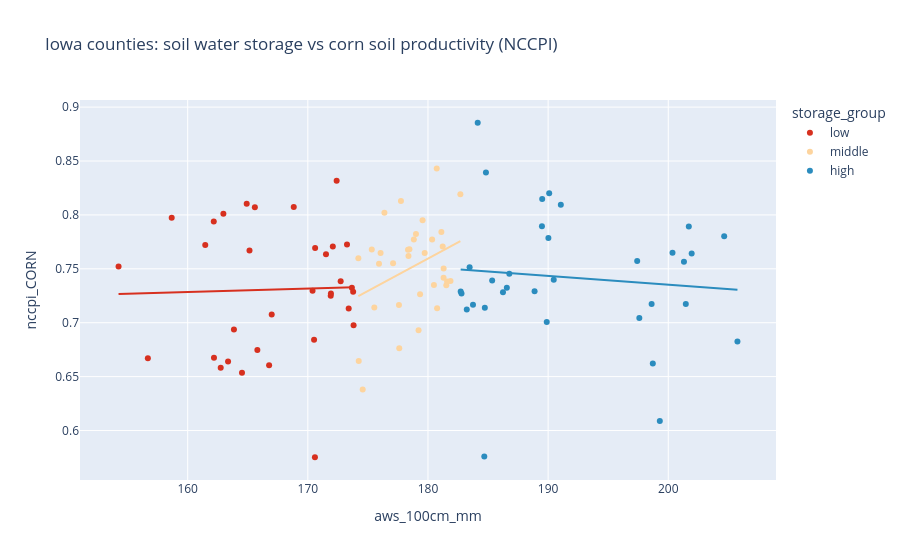

Source (notebook cell):
### Markdown cell above
---
## Step 2 — Are the groups fair to compare?

### Storage vs soil quality

### Code cell
cols = ["aws_100cm_mm", "droughty_pct", "nccpi_CORN", "nccpi_SOYBEANS", "nccpi_sg"]
print("Pearson correlation across the 99 Iowa counties:")
display(county[cols].corr(method="pearson").round(3))
print("Spearman (rank) correlation:")
display(county[cols].corr(method="spearman").round(3))

for c in ["nccpi_CORN", "nccpi_SOYBEANS"]:
    r = county["aws_100cm_mm"].corr(county[c])
    rho = county["aws_100cm_mm"].corr(county[c], method="spearman")
    print(f"aws_100cm_mm vs {c}: Pearson r = {r:.3f}, Spearman rho = {rho:.3f}")

fig = px.scatter(county, x="aws_100cm_mm", y="nccpi_CORN", color=COL_GROUP,
                 color_discrete_map=GROUP_COLORS, category_orders={COL_GROUP: GROUP_LABELS},
                 hover_name="county_name", trendline="ols",
                 title="Iowa counties: soil water storage vs corn soil productivity (NCCPI)")
fig.show()

### Figure 1 — Plotly figure (JSON) as saved in the notebook; plotly's stock layout.template omitted (floating-point values rounded to 4 significant figures)
{"data": [{"hovertemplate": "<b>%{hovertext}</b><br><br>storage_group=low<br>aws_100cm_mm=%{x}<br>nccpi_CORN=%{y}<extra></extra>", "hovertext": ["Allamakee County", "Appanoose County", "Benton County", "Black Hawk County", "Bremer County", "Buchanan County", "Butler County", "Chickasaw County", "Clarke County", "Davis County", "Decatur County", "Delaware County", "Dubuque County", "Fayette County", "Floyd County", "Hamilton County", "Howard County", "Jefferson County", "Lee County", "Linn County", "Louisa County", "Lucas County", "Marion County", "Mitchell County", "Monroe County", "Muscatine County", "Ringgold County", "Van Buren County", "Wapello County", "Wayne County", "Webster County", "Worth County", "Wright County"], "legendgroup": "low", "marker": {"color": "#d7301f", "symbol": "circle"}, "mode": "markers", "name": "low", "orientation": "v", "showlegend": true, "type": "scatter", "x": [170.6, 162.2, 172.4, 161.5, 154.2, 162.2, 163.0, 165.6, 163.8, 163.4, 162.7, 170.6, 173.8, 172.1, 158.7, 171.9, 168.8, 172.7, 170.5, 165.1, 170.4, 164.5, 171.9, 164.9, 166.8, 171.5, 167.0, 165.8, 173.4, 156.7, 173.7, 173.3, 173.8], "xaxis": "x", "y": [0.5752, 0.6676, 0.8317, 0.7722, 0.7522, 0.7938, 0.801, 0.807, 0.6938, 0.664, 0.6582, 0.7694, 0.6977, 0.7706, 0.7974, 0.7251, 0.8073, 0.7385, 0.6842, 0.7669, 0.7296, 0.6537, 0.727, 0.8104, 0.6605, 0.7636, 0.7077, 0.6747, 0.7131, 0.667, 0.7325, 0.7726, 0.7288], "yaxis": "y"}, {"hovertemplate": "<b>OLS trendline</b><br>nccpi_CORN = 0.00031287 * aws_100cm_mm + 0.678428<br>R<sup>2</sup>=0.000796<br><br>storage_group=low<br>aws_100cm_mm=%{x}<br>nccpi_CORN=%{y} <b>(trend)</b><extra></extra>", "legendgroup": "low", "marker": {"color": "#d7301f", "symbol": "circle"}, "mode": "lines", "name": "low", "showlegend": false, "type": "scatter", "x": [154.2, 156.7, 158.7, 161.5, 162.2, 162.2, 162.7, 163.0, 163.4, 163.8, 164.5, 164.9, 165.1, 165.6, 165.8, 166.8, 167.0, 168.8, 170.4, 170.5, 170.6, 170.6, 171.5, 171.9, 171.9, 172.1, 172.4, 172.7, 173.3, 173.4, 173.7, 173.8, 173.8], "xaxis": "x", "y": [0.7267, 0.7274, 0.7281, 0.7289, 0.7292, 0.7292, 0.7293, 0.7294, 0.7295, 0.7297, 0.7299, 0.73, 0.7301, 0.7302, 0.7303, 0.7306, 0.7307, 0.7312, 0.7317, 0.7318, 0.7318, 0.7318, 0.7321, 0.7322, 0.7322, 0.7323, 0.7324, 0.7325, 0.7326, 0.7327, 0.7328, 0.7328, 0.7328], "yaxis": "y"}, {"hovertemplate": "<b>%{hovertext}</b><br><br>storage_group=middle<br>aws_100cm_mm=%{x}<br>nccpi_CORN=%{y}<extra></extra>", "hovertext": ["Adair County", "Adams County", "Boone County", "Calhoun County", "Cedar County", "Cerro Gordo County", "Clayton County", "Clinton County", "Des Moines County", "Dickinson County", "Franklin County", "Guthrie County", "Henry County", "Humboldt County", "Iowa County", "Jackson County", "Jasper County", "Johnson County", "Jones County", "Keokuk County", "Kossuth County", "Madison County", "Mahaska County", "Palo Alto County", "Pocahontas County", "Poweshiek County", "Scott County", "Tama County", "Taylor County", "Union County", "Warren County", "Washington County", "Winneshiek County"], "legendgroup": "middle", "marker": {"color": "#fdd49e", "symbol": "circle"}, "mode": "markers", "name": "middle", "orientation": "v", "showlegend": true, "type": "scatter", "x": [181.1, 177.6, 179.2, 181.3, 180.7, 175.3, 174.2, 181.2, 178.3, 181.6, 179.7, 180.5, 178.4, 181.9, 174.2, 174.6, 176.4, 176.1, 177.1, 175.9, 181.5, 180.8, 178.8, 179.3, 181.3, 177.7, 182.7, 179.6, 178.5, 179.0, 177.6, 180.3, 175.5], "xaxis": "x", "y": [0.7842, 0.6764, 0.6929, 0.7504, 0.8431, 0.768, 0.6646, 0.7707, 0.7677, 0.7383, 0.7646, 0.735, 0.7619, 0.7387, 0.7599, 0.6381, 0.8019, 0.7647, 0.7552, 0.7547, 0.7347, 0.7135, 0.7771, 0.7263, 0.7416, 0.813, 0.8191, 0.795, 0.7682, 0.7822, 0.7165, 0.7771, 0.7142], "yaxis": "y"}, {"hovertemplate": "<b>OLS trendline</b><br>nccpi_CORN = 0.00601564 * aws_100cm_mm + -0.323359<br>R<sup>2</sup>=0.111916<br><br>storage_group=middle<br>aws_100cm_mm=%{x}<br>nccpi_CORN=%{y} <b>(trend)</b><extra></extra>", "legendgroup": "middle", "marker": {"color": "#fdd49e", "symbol": "circle"}, "mode": "lines", "name": "middle", "showlegend": false, "type": "scatter", "x": [174.2, 174.2, 174.6, 175.3, 175.5, 175.9, 176.1, 176.4, 177.1, 177.6, 177.6, 177.7, 178.3, 178.4, 178.5, 178.8, 179.0, 179.2, 179.3, 179.6, 179.7, 180.3, 180.5, 180.7, 180.8, 181.1, 181.2, 181.3, 181.3, 181.5, 181.6, 181.9, 182.7], "xaxis": "x", "y": [0.7246, 0.7248, 0.7268, 0.7313, 0.7326, 0.7349, 0.7357, 0.7376, 0.742, 0.7449, 0.7451, 0.7459, 0.7495, 0.7497, 0.7502, 0.7524, 0.7534, 0.7547, 0.7555, 0.7567, 0.7578, 0.7615, 0.7624, 0.7638, 0.764, 0.7661, 0.7668, 0.7673, 0.7673, 0.7686, 0.769, 0.7707, 0.7757], "yaxis": "y"}, {"hovertemplate": "<b>%{hovertext}</b><br><br>storage_group=high<br>aws_100cm_mm=%{x}<br>nccpi_CORN=%{y}<extra></extra>", "hovertext": ["Audubon County", "Buena Vista County", "Carroll County", "Cass County", "Cherokee County", "Clay County", "Crawford County", "Dallas County", "Emmet County", "Fremont County", "Greene County", "Grundy County", "Hancock County", "Hardin County", "Harrison County", "Ida County", "Lyon County", "Marshall County", "Mills County", "Monona County", "Montgomery County", "O'Brien County", "Osceola County", "Page County", "Plymouth County", "Polk County", "Pottawattamie County", "Sac County", "Shelby County", "Sioux County", "Story County", "Winnebago County", "Woodbury County"], "legendgroup": "high", "marker": {"color": "#2b8cbe", "symbol": "circle"}, "mode": "markers", "name": "high", "orientation": "v", "showlegend": true, "type": "scatter", "x": [189.5, 186.6, 190.0, 189.5, 197.6, 184.7, 204.7, 183.7, 186.2, 197.4, 183.2, 184.1, 182.8, 183.5, 198.7, 201.9, 189.9, 184.8, 200.4, 184.7, 191.1, 201.5, 186.8, 190.1, 205.8, 185.3, 201.3, 190.5, 201.7, 198.6, 182.7, 188.9, 199.3], "xaxis": "x", "y": [0.8148, 0.7324, 0.7787, 0.7895, 0.7044, 0.714, 0.7801, 0.7166, 0.7282, 0.7573, 0.7123, 0.8855, 0.727, 0.7515, 0.6622, 0.7643, 0.7007, 0.8394, 0.765, 0.576, 0.8094, 0.7174, 0.7454, 0.8201, 0.6825, 0.7391, 0.7565, 0.7398, 0.7892, 0.7173, 0.7289, 0.7293, 0.6089], "yaxis": "y"}, {"hovertemplate": "<b>OLS trendline</b><br>nccpi_CORN = -0.000815884 * aws_100cm_mm + 0.898368<br>R<sup>2</sup>=0.010018<br><br>storage_group=high<br>aws_100cm_mm=%{x}<br>nccpi_CORN=%{y} <b>(trend)</b><extra></extra>", "legendgroup": "high", "marker": {"color": "#2b8cbe", "symbol": "circle"}, "mode": "lines", "name": "high", "showlegend": false, "type": "scatter", "x": [182.7, 182.8, 183.2, 183.5, 183.7, 184.1, 184.7, 184.7, 184.8, 185.3, 186.2, 186.6, 186.8, 188.9, 189.5, 189.5, 189.9, 190.0, 190.1, 190.5, 191.1, 197.4, 197.6, 198.6, 198.7, 199.3, 200.4, 201.3, 201.5, 201.7, 201.9, 204.7, 205.8], "xaxis": "x", "y": [0.7493, 0.7492, 0.7489, 0.7487, 0.7485, 0.7481, 0.7477, 0.7476, 0.7476, 0.7472, 0.7464, 0.7462, 0.746, 0.7443, 0.7438, 0.7438, 0.7434, 0.7433, 0.7433, 0.743, 0.7425, 0.7373, 0.7372, 0.7363, 0.7362, 0.7358, 0.7349, 0.7341, 0.734, 0.7338, 0.7336, 0.7314, 0.7305], "yaxis": "y"}], "layout": {"legend": {"title": {"text": "storage_group"}, "tracegroupgap": 0}, "title": {"text": "Iowa counties: soil water storage vs corn soil productivity (NCCPI)"}, "xaxis": {"anchor": "y", "domain": [0.0, 1.0], "title": {"text": "aws_100cm_mm"}}, "yaxis": {"anchor": "x", "domain": [0.0, 1.0], "title": {"text": "nccpi_CORN"}}}}
